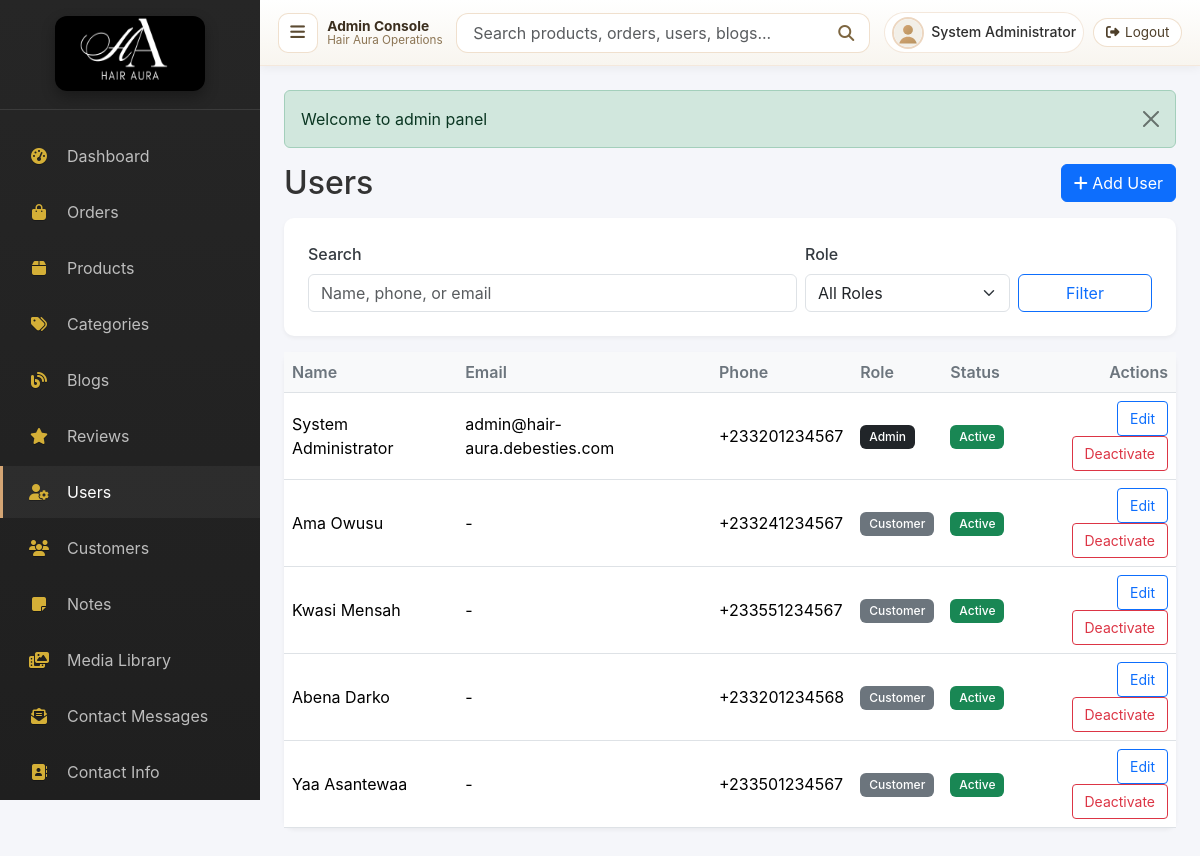
Page /admin/users (signed in) on the committed database.
### tables this page shows
CREATE TABLE `users` (
    `id` INT UNSIGNED AUTO_INCREMENT PRIMARY KEY,
    `email` VARCHAR(255) NULL UNIQUE,
    `password_hash` VARCHAR(255) NOT NULL,
    `first_name` VARCHAR(100) NOT NULL,
    `last_name` VARCHAR(100) NOT NULL,
    `phone` VARCHAR(20) DEFAULT NULL,
    `avatar` VARCHAR(255) DEFAULT NULL,
    `role` ENUM('customer', 'admin') DEFAULT 'customer',
    `is_active` TINYINT(1) DEFAULT 1,
    `email_verified` TINYINT(1) DEFAULT 0,
    `created_at` TIMESTAMP DEFAULT CURRENT_TIMESTAMP,
    `updated_at` TIMESTAMP DEFAULT CURRENT_TIMESTAMP ON UPDATE CURRENT_TIMESTAMP,
    `last_login` DATETIME DEFAULT NULL,
    `remember_token` VARCHAR(255) DEFAULT NULL,
    `remember_expires` DATETIME DEFAULT NULL,
    INDEX `idx_email` (`email`),
    INDEX `idx_role` (`role`)
);

### app/Views/admin/users/index.php (the view, shortened to what the rows shown need)
<div class="d-flex justify-content-between align-items-center mb-3">
    <h2 class="mb-0">Users</h2>
    <a href="<?= url('/admin/users/add') ?>" class="btn btn-primary"><i class="fas fa-plus"></i> Add User</a>
</div>
<form method="get" action="<?= url('/admin/users') ?>" class="card mb-3">
    <div class="card-body row g-2 align-items-end">
        <div class="col-md-7">
            <label class="form-label">Search</label>
            <input type="text" name="search" class="form-control" value="<?= htmlspecialchars($search ?? '') ?>" placeholder="Name, phone, or email">
        </div>
        <div class="col-md-3">
            <label class="form-label">Role</label>
            <select name="role" class="form-select">
                <option value="">All Roles</option>
            </select>
        </div>
        <div class="col-md-2 d-grid">
            <button class="btn btn-outline-primary">Filter</button>
        </div>
    </div>
</form>
<div class="card">
    <div class="card-body p-0">
        <div class="table-responsive">
            <table class="table table-hover mb-0 admin-table-mobile">
                <thead>
                    <tr>
                        <th>Name</th>
                        <th>Email</th>
                        <th>Phone</th>
                        <th>Role</th>
                        <th>Status</th>
                        <th class="text-end">Actions</th>
                    </tr>
                </thead>
                <tbody>
                    <?php if (!empty($users)): ?>
                        <?php foreach ($users as $account): ?>
                            <tr>
                                <td data-label="Name"><?= htmlspecialchars(trim(($account['first_name'] ?? '') . ' ' . ($account['last_name'] ?? ''))) ?></td>
                                <td data-label="Email"><?= htmlspecialchars((string) (($account['email'] ?? '') !== '' ? $account['email'] : '-')) ?></td>
                                <td data-label="Phone"><?= htmlspecialchars($account['phone'] ?? '') ?></td>
                                <td data-label="Role"><span class="badge bg-<?= ($account['role'] ?? '') === 'admin' ? 'dark' : 'secondary' ?>"><?= htmlspecialchars(ucfirst($account['role'] ?? 'customer')) ?></span></td>
                                <td data-label="Status">
                                    <?php if (!empty($account['is_active'])): ?>
                                        <span class="badge bg-success">Active</span>
                                    <?php else: ?>
                                        <span class="badge bg-danger">Inactive</span>
                                    <?php endif; ?>
                                </td>
                                <td data-label="Actions" class="text-end">
                                    <a href="<?= url('/admin/users/edit/' . (int) $account['id']) ?>" class="btn btn-sm btn-outline-primary">Edit</a>
                                    <?php if (!empty($account['is_active'])): ?>
                                        <form method="post" action="<?= url('/admin/users/delete/' . (int) $account['id']) ?>" class="d-inline">
                                            <button type="submit" class="btn btn-sm btn-outline-danger btn-delete">Deactivate</button>
                                        </form>
                                    <?php endif; ?>
                                </td>
                            </tr>
                        <?php endforeach; ?>
                    <?php else: ?>
                        <tr>
                            <td colspan="6" class="text-center py-4 text-muted">No users found.</td>
                        </tr>
                    <?php endif; ?>
                </tbody>
            </table>
        </div>
    </div>
</div>

### app/Core/Router.php (shortened to what the rows shown need)
<?php
class Router
{
    private array $routes = [];
    private array $params = [];
    private array $middleware = [];
    private string $currentGroup = '';
    public function group(string $prefix, callable $callback): self
    {
        $previousGroup = $this->currentGroup;
        $this->currentGroup = $previousGroup . $prefix;
        $this->currentGroup = $previousGroup;
        return $this;
    }
    private function addRoute(string $method, string $route, $callback): self
    {
        $route = $this->currentGroup . $route;
        $pattern = $this->convertRouteToRegex($route);
        $this->routes[$method][$pattern] = [
            'callback' => $callback,
            'middleware' => $this->middleware,
            'original' => $route
        ];
        return $this;
    }
    private function convertRouteToRegex(string $route): string
    {
        $constraintTokens = [];
        $route = preg_replace_callback(
            '/\{(\w+):([^}]+)\}/',
            function (array $matches) use (&$constraintTokens): string {
                $token = '__ROUTE_CONSTRAINT_' . count($constraintTokens) . '__';
                $constraintTokens[$token] = '(?P<' . $matches[1] . '>' . $matches[2] . ')';
                return $token;
            },
            $route
        );
        $route = preg_replace('/[\.\+\*\?\^\$\[\]\|]/', '\\$0', $route);
        if (!empty($constraintTokens)) {
            $route = str_replace(array_keys($constraintTokens), array_values($constraintTokens), $route);
        }
        $route = preg_replace('/\{(\w+)\}/', '(?P<$1>[^/]+)', $route);
        $route = preg_replace('/\{(\w+)\?\}/', '(?P<$1>[^/]*)', $route);
        $route = preg_replace('/\{(\w+):([^}]+)\}/', '(?P<$1>$2)', $route);
        return '#^' . $route . '$#';
    }
    public function dispatch(string $url, string $method)
    {
        $url = parse_url($url, PHP_URL_PATH) ?? $url;
        $url = rtrim($url, '/') ?: '/';
        $methodsToTry = [$method, 'ANY'];
        foreach ($methodsToTry as $httpMethod) {
            foreach ($this->routes[$httpMethod] as $pattern => $route) {
                if (preg_match($pattern, $url, $matches)) {
                    $this->params = array_filter($matches, 'is_string', ARRAY_FILTER_USE_KEY);
                    return $this->executeCallback($route['callback']);
                }
            }
        }
        throw new Exception('Page not found', 404);
    }
    private function executeCallback($callback)
    {
        $args = array_values($this->params);
        if (is_array($callback) && count($callback) === 2) {
            $method = $callback[1];
            $instance = new $controller();
            return call_user_func_array([$instance, $method], $args);
        }
        throw new Exception('Invalid route callback', 500);
    }
}

### app/Views/layouts/admin.php (shortened to what the rows shown need)
<!DOCTYPE html>
<html lang="en" data-app-base="<?= htmlspecialchars(rtrim((string) ($GLOBALS['app_base_url'] ?? ''), '/')) ?>">
<head>
    <?php
    $adminCssVersion = is_file(BASE_PATH . '/public/css/admin.css') ? (string) filemtime(BASE_PATH . '/public/css/admin.css') : (string) time();
    $passwordCssVersion = is_file(BASE_PATH . '/public/css/password-toggle.css') ? (string) filemtime(BASE_PATH . '/public/css/password-toggle.css') : (string) time();
    ?>
    <link href="https://cdn.jsdelivr.net/npm/bootstrap@5.3.2/dist/css/bootstrap.min.css" rel="stylesheet">
    <link rel="stylesheet" href="https://cdnjs.cloudflare.com/ajax/libs/font-awesome/6.5.1/css/all.min.css">
    <link rel="stylesheet" href="<?= asset('/css/admin.css') ?>?v=<?= htmlspecialchars($adminCssVersion) ?>" onerror="this.onerror=null;this.href='<?= url('/public/css/admin.css') ?>?v=<?= htmlspecialchars($adminCssVersion) ?>';">
    <link rel="stylesheet" href="<?= asset('/css/password-toggle.css') ?>?v=<?= htmlspecialchars($passwordCssVersion) ?>" onerror="this.onerror=null;this.href='<?= url('/public/css/password-toggle.css') ?>?v=<?= htmlspecialchars($passwordCssVersion) ?>';">
</head>
<body>
    <?php $requestUri = parse_url($_SERVER['REQUEST_URI'] ?? '', PHP_URL_PATH) ?: ''; ?>
    <?php $avatarAsset = ($user ?? null) ? asset($user->getAvatarUrl()) : asset('/img/default-avatar.svg'); ?>
    <div class="admin-wrapper">
        <nav class="admin-sidebar">
            <div class="sidebar-header">
                <a href="<?= url('/admin') ?>" class="sidebar-brand">
                    <img src="<?= asset('/img/logo.png') ?>" alt="Hair Aura" class="brand-logo-img">
                </a>
            </div>
            <ul class="sidebar-nav">
                <li class="nav-item">
                    <a href="<?= url('/admin') ?>" class="nav-link <?= preg_match('#/admin/?$#', $requestUri) ? 'active' : '' ?>">
                        <i class="fas fa-tachometer-alt"></i>
                        <span>Dashboard</span>
                    </a>
                </li>
                <li class="nav-item">
                    <a href="<?= url('/admin/orders') ?>" class="nav-link <?= str_contains($requestUri, '/admin/orders') ? 'active' : '' ?>">
                        <i class="fas fa-shopping-bag"></i>
                        <span>Orders</span>
                    </a>
                </li>
                <li class="nav-item">
                    <a href="<?= url('/admin/products') ?>" class="nav-link <?= str_contains($requestUri, '/admin/products') ? 'active' : '' ?>">
                        <i class="fas fa-box"></i>
                        <span>Products</span>
                    </a>
                </li>
                <li class="nav-item">
                    <a href="<?= url('/admin/categories') ?>" class="nav-link <?= str_contains($requestUri, '/admin/categories') ? 'active' : '' ?>">
                        <i class="fas fa-tags"></i>
                        <span>Categories</span>
                    </a>
                </li>
                <li class="nav-item">
                    <a href="<?= url('/admin/blogs') ?>" class="nav-link <?= str_contains($requestUri, '/admin/blogs') ? 'active' : '' ?>">
                        <i class="fas fa-blog"></i>
                        <span>Blogs</span>
                    </a>
                </li>
                <li class="nav-item">
                    <a href="<?= url('/admin/reviews') ?>" class="nav-link <?= str_contains($requestUri, '/admin/reviews') ? 'active' : '' ?>">
                        <i class="fas fa-star"></i>
                        <span>Reviews</span>
                    </a>
                </li>
                <li class="nav-item">
                    <a href="<?= url('/admin/users') ?>" class="nav-link <?= str_contains($requestUri, '/admin/users') ? 'active' : '' ?>">
                        <i class="fas fa-user-cog"></i>
                        <span>Users</span>
                    </a>
                </li>
                <li class="nav-item">
                    <a href="<?= url('/admin/customers') ?>" class="nav-link <?= str_contains($requestUri, '/admin/customers') ? 'active' : '' ?>">
                        <i class="fas fa-users"></i>
                        <span>Customers</span>
                    </a>
                </li>
                <li class="nav-item">
                    <a href="<?= url('/admin/notes') ?>" class="nav-link <?= str_contains($requestUri, '/admin/notes') ? 'active' : '' ?>">
                        <i class="fas fa-note-sticky"></i>
                        <span>Notes</span>
                    </a>
                </li>
                <li class="nav-item">
                    <a href="<?= url('/admin/media') ?>" class="nav-link <?= str_contains($requestUri, '/admin/media') ? 'active' : '' ?>">
                        <i class="fas fa-photo-film"></i>
                        <span>Media Library</span>
                    </a>
                </li>
                <li class="nav-item">
                    <a href="<?= url('/admin/contact-messages') ?>" class="nav-link <?= str_contains($requestUri, '/admin/contact-messages') ? 'active' : '' ?>">
                        <i class="fas fa-envelope-open-text"></i>
                        <span>Contact Messages</span>
                    </a>
                </li>
                <li class="nav-item">
                    <a href="<?= url('/admin/contact-info') ?>" class="nav-link <?= str_contains($requestUri, '/admin/contact-info') ? 'active' : '' ?>">
                        <i class="fas fa-address-book"></i>
                        <span>Contact Info</span>
                    </a>
                </li>
            </ul>
        </nav>
        <div class="admin-main">
            <nav class="admin-navbar">
                <div class="topbar-start">
                    <button class="sidebar-toggle" id="sidebarToggle" type="button" aria-label="Toggle sidebar">
                        <i class="fas fa-bars"></i>
                    </button>
                    <div class="topbar-context">
                        <div class="topbar-title">Admin Console</div>
                        <div class="topbar-subtitle">Hair Aura Operations</div>
                    </div>
                </div>
                <form action="<?= url('/admin/search') ?>" method="get" class="admin-top-search search-form">
                    <input type="text" name="q" class="form-control" placeholder="Search products, orders, users, blogs..." value="<?= htmlspecialchars((string) ($_GET['q'] ?? '')) ?>">
                    <button type="submit" class="btn" aria-label="Search"><i class="fas fa-search"></i></button>
                </form>
                <div class="navbar-right">
                    <a href="<?= url('/admin/profile') ?>" class="navbar-user">
                        <img src="<?= $avatarAsset ?>" alt="<?= htmlspecialchars($user?->getFullName() ?? 'Admin') ?>" class="navbar-avatar">
                        <span class="navbar-user-name"><?= htmlspecialchars($user?->getFullName() ?? 'Admin') ?></span>
                    </a>
                    <a href="<?= url('/logout') ?>" class="navbar-logout" aria-label="Logout">
                        <i class="fas fa-sign-out-alt"></i>
                        <span>Logout</span>
                    </a>
                </div>
            </nav>
            <div class="admin-content">
                <?php if (isset($_SESSION['flash'])): ?>
                <div class="alert alert-<?= $_SESSION['flash']['type'] ?> alert-dismissible fade show" role="alert">
                    <?= htmlspecialchars($_SESSION['flash']['message']) ?>
                    <button type="button" class="btn-close" data-bs-dismiss="alert"></button>
                </div>
                <?php unset($_SESSION['flash']); endif; ?>
                <?php if (isset($content)) echo $content; ?>
            </div>
        </div>
    </div>
</body>
</html>

### rows in the picture
users: first_name+last_name "System Administrator", email "admin@hair-aura.debesties.com", phone "+233201234567", role "Admin", is_active "Active"
users: first_name+last_name "Ama Owusu", email "-", phone "+233241234567", role "Customer", is_active "Active"
users: first_name+last_name "Kwasi Mensah", email "-", phone "+233551234567", role "Customer", is_active "Active"
users: first_name+last_name "Abena Darko", email "-", phone "+233201234568", role "Customer", is_active "Active"
users: first_name+last_name "Yaa Asantewaa", email "-", phone "+233501234567", role "Customer", is_active "Active"
